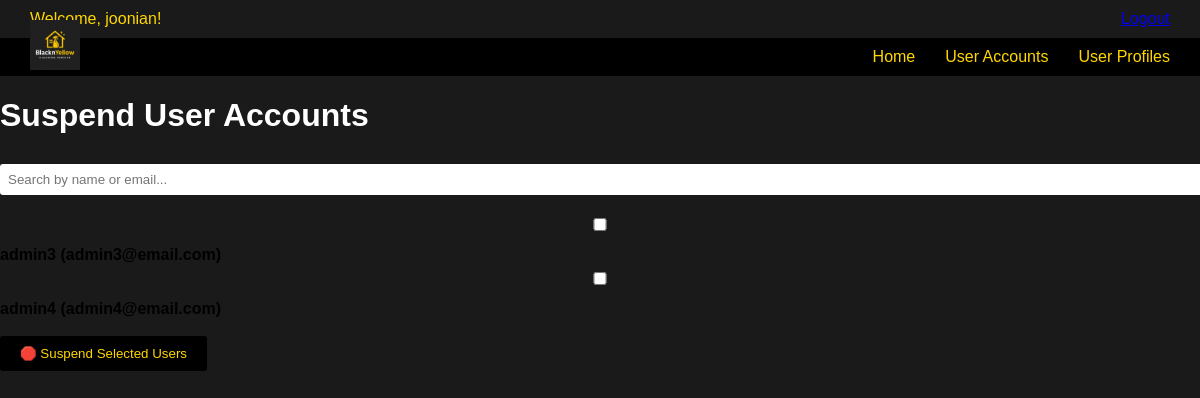
The app's page /Boundary/admin/suspendUser.php (signed in), older data.
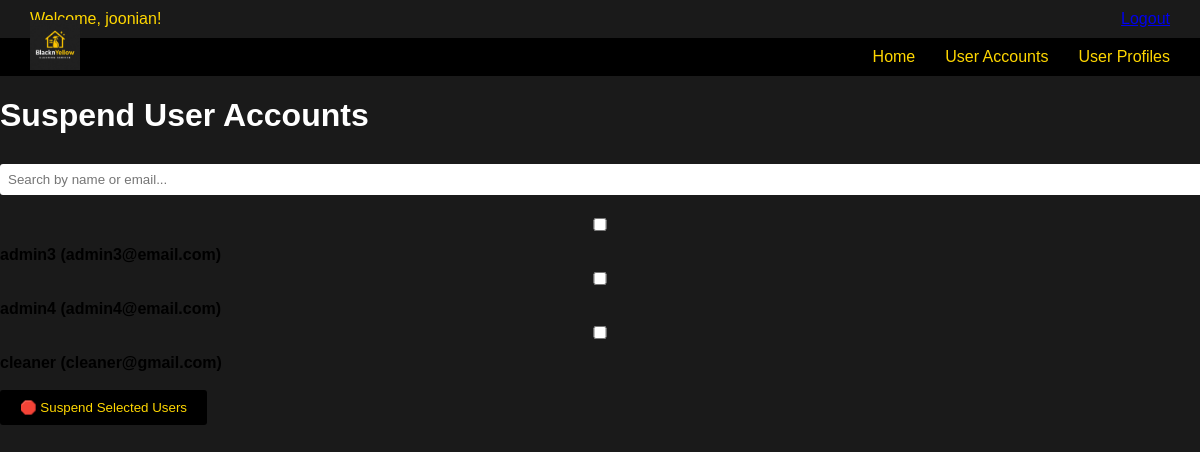
The same page, newer data.
### tables this page shows
CREATE TABLE `users` (
  `userid` int(11) NOT NULL,
  `username` varchar(100) NOT NULL,
  `email` varchar(150) NOT NULL,
  `password` varchar(255) NOT NULL,
  `role` varchar(20) NOT NULL,
  `status` varchar(20) NOT NULL DEFAULT 'active'
);

### Controller/admin/suspendUserController.php (called while the page is built, shortened)
<?php
require_once '../../Entity/user/user.php';
class suspendUserController {
    public function getActiveUsers() {
        $conn = Database::connect();
        $stmt = $conn->prepare("SELECT userid, username, email, role FROM users WHERE status = 'active'");
        $stmt->execute();
        $result = $stmt->get_result();
        $users = [];
        while ($row = $result->fetch_assoc()) {
            $users[] = new User($row['userid'], $row['username'], $row['email'], null, $row['role']);
        }
        return $users;
    }
}
?>

### Entity/user/user.php (called while the page is built, shortened)
<?php
class User {
    public function __construct($userid, $username, $email, $password, $role) {
        $this->userid   = $userid;
        $this->username = $username;
        $this->email    = $email;
    }
}

### Boundary/admin/suspendUser.php (the view, shortened to what this page needs)
<?php
require_once '../../controller/admin/suspendUserController.php';
$controller = new suspendUserController();
$users = $controller->getActiveUsers();
?>
<!DOCTYPE html>
<html>
<head>
    <link rel="stylesheet" href="../../assets/css/style.css">
</head>
<body>
<div class="topbar">
    Welcome, <?= htmlspecialchars($_SESSION['username']); ?>!
    <a href="../../logout.php" class="logout-link">Logout</a>
</div>
<div class="logo">
    <img src="../../assets/images/logo.jpg" alt="Logo">
</div>
<div class="navbar">
    <a href="adminDashboard.php">Home</a>
    <a href="userAccountsMenu.php">User Accounts</a>
    <a href="userProfilesMenu.php">User Profiles</a>
</div>
<div class="dashboard-content">
    <h1>Suspend User Accounts</h1>
    <input type="text" id="searchBox" class="search-input" placeholder="Search by name or email..." onkeyup="filterUsers()">
    <form method="POST">
        <div id="userSelectionForm">
            <?php if (empty($users)): ?>
                <p>No active users available.</p>
            <?php else: ?>
                <?php foreach ($users as $user): ?>
                    <div class="user-entry" data-user-name="<?= htmlspecialchars($user->username) ?>" data-email="<?= htmlspecialchars($user->email) ?>">
                        <input type="checkbox" name="user_id[]" value="<?= $user->userid ?>" id="user<?= $user->userid ?>">
                        <label for="user<?= $user->userid ?>">
                            <?= htmlspecialchars($user->username) ?> (<?= htmlspecialchars($user->email) ?>)
                        </label>
                    </div>
                <?php endforeach; ?>
            <?php endif; ?>
        </div>
        <br>
        <button type="submit">🛑 Suspend Selected Users</button>
    </form>
</div>
</body>
</html>

Row changes from the older to the newer data that the page shows:
added users: username "cleaner", email "cleaner@gmail.com"
